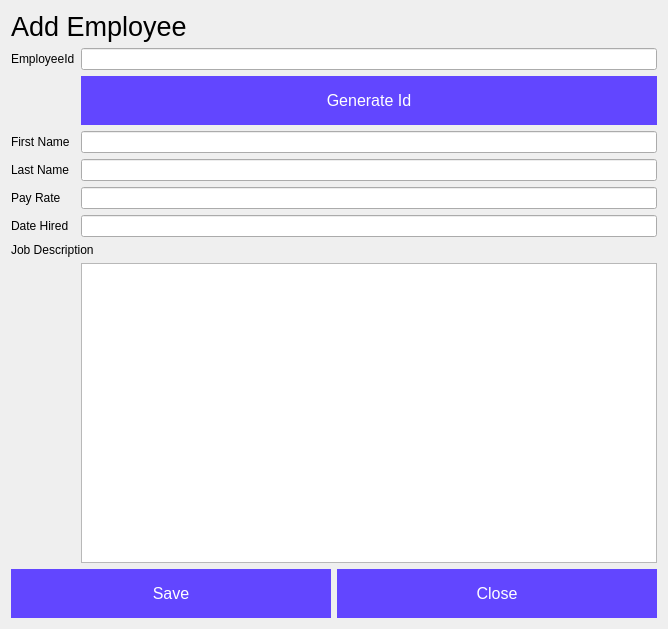
<?xml version="1.0" encoding="UTF-8"?>
<ui version="4.0">
 <class>AddEmployee</class>
 <widget class="QDialog" name="AddEmployee">
  <property name="geometry">
   <rect>
    <x>0</x>
    <y>0</y>
    <width>668</width>
    <height>629</height>
   </rect>
  </property>
  <property name="windowTitle">
   <string>Dialog</string>
  </property>
  <layout class="QVBoxLayout" name="verticalLayout">
   <item>
    <widget class="QLabel" name="addEmployeeTitle">
     <property name="font">
      <font>
       <pointsize>20</pointsize>
      </font>
     </property>
     <property name="text">
      <string>Add Employee</string>
     </property>
    </widget>
   </item>
   <item>
    <layout class="QFormLayout" name="formLayout">
     <item row="1" column="0">
      <widget class="QLabel" name="label_3">
       <property name="text">
        <string>EmployeeId</string>
       </property>
      </widget>
     </item>
     <item row="1" column="1">
      <widget class="QLineEdit" name="employeeId"/>
     </item>
     <item row="2" column="1">
      <widget class="QPushButton" name="genIdBtn">
       <property name="styleSheet">
        <string notr="true">QPushButton#genIdBtn {
background-color: #6246ff; 
  border: none;
  color: white;
  padding: 15px 32px;
  text-align: center;
  text-decoration: none;
  display: inline-block;
  font-size: 16px;
  transition-duration: 0.4s;
}</string>
       </property>
       <property name="text">
        <string>Generate Id</string>
       </property>
      </widget>
     </item>
     <item row="3" column="0">
      <widget class="QLabel" name="label">
       <property name="text">
        <string>First Name</string>
       </property>
      </widget>
     </item>
     <item row="3" column="1">
      <widget class="QLineEdit" name="firstName"/>
     </item>
     <item row="6" column="0">
      <widget class="QLabel" name="label_2">
       <property name="text">
        <string>Last Name</string>
       </property>
      </widget>
     </item>
     <item row="7" column="0">
      <widget class="QLabel" name="label_6">
       <property name="text">
        <string>Pay Rate</string>
       </property>
      </widget>
     </item>
     <item row="7" column="1">
      <widget class="QLineEdit" name="payRate"/>
     </item>
     <item row="9" column="0">
      <widget class="QLabel" name="label_4">
       <property name="text">
        <string>Date Hired</string>
       </property>
      </widget>
     </item>
     <item row="9" column="1">
      <widget class="QLineEdit" name="dateHired"/>
     </item>
     <item row="11" column="0" colspan="2">
      <widget class="QLabel" name="jobDescription">
       <property name="text">
        <string>Job Description</string>
       </property>
      </widget>
     </item>
     <item row="12" column="1">
      <widget class="QTextEdit" name="textEdit"/>
     </item>
     <item row="6" column="1">
      <widget class="QLineEdit" name="lastName"/>
     </item>
    </layout>
   </item>
   <item>
    <layout class="QHBoxLayout" name="horizontalLayout">
     <item>
      <widget class="QPushButton" name="saveBtn">
       <property name="styleSheet">
        <string notr="true">QPushButton#saveBtn {
background-color: #6246ff; 
  border: none;
  color: white;
  padding: 15px 32px;
  text-align: center;
  text-decoration: none;
  display: inline-block;
  font-size: 16px;
  transition-duration: 0.4s;
}</string>
       </property>
       <property name="text">
        <string>Save</string>
       </property>
      </widget>
     </item>
     <item>
      <widget class="QPushButton" name="closeBtn">
       <property name="styleSheet">
        <string notr="true">QPushButton#closeBtn {
background-color: #6246ff; 
  border: none;
  color: white;
  padding: 15px 32px;
  text-align: center;
  text-decoration: none;
  display: inline-block;
  font-size: 16px;
  transition-duration: 0.4s;
}</string>
       </property>
       <property name="text">
        <string>Close</string>
       </property>
      </widget>
     </item>
    </layout>
   </item>
  </layout>
 </widget>
 <resources/>
 <connections/>
</ui>
